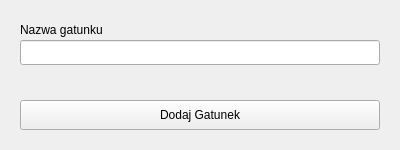
<?xml version="1.0" encoding="UTF-8"?>
<ui version="4.0">
 <class>addBookUi</class>
 <widget class="QWidget" name="addBookUi">
  <property name="geometry">
   <rect>
    <x>0</x>
    <y>0</y>
    <width>400</width>
    <height>150</height>
   </rect>
  </property>
  <property name="windowTitle">
   <string>Dodaj książkę</string>
  </property>
  <widget class="QLineEdit" name="lineEdit_2">
   <property name="geometry">
    <rect>
     <x>20</x>
     <y>40</y>
     <width>360</width>
     <height>25</height>
    </rect>
   </property>
  </widget>
  <widget class="QLabel" name="label_2">
   <property name="geometry">
    <rect>
     <x>20</x>
     <y>20</y>
     <width>100</width>
     <height>20</height>
    </rect>
   </property>
   <property name="text">
    <string>Nazwa gatunku</string>
   </property>
  </widget>
  <widget class="QPushButton" name="pushButton">
   <property name="geometry">
    <rect>
     <x>20</x>
     <y>100</y>
     <width>360</width>
     <height>30</height>
    </rect>
   </property>
   <property name="text">
    <string>Dodaj Gatunek</string>
   </property>
  </widget>
 </widget>
 <resources/>
 <connections/>
</ui>
